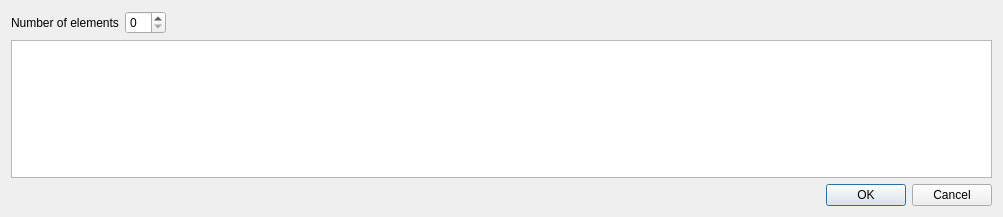
<?xml version="1.0" encoding="UTF-8"?>
<ui version="4.0">
 <class>EditTableDialog</class>
 <widget class="QDialog" name="EditTableDialog">
  <property name="geometry">
   <rect>
    <x>0</x>
    <y>0</y>
    <width>1003</width>
    <height>217</height>
   </rect>
  </property>
  <property name="windowTitle">
   <string>Change table conversion</string>
  </property>
  <layout class="QVBoxLayout" name="verticalLayout">
   <item>
    <layout class="QHBoxLayout" name="horizontalLayout">
     <item>
      <widget class="QLabel" name="label">
       <property name="text">
        <string>Number of elements</string>
       </property>
      </widget>
     </item>
     <item>
      <widget class="QSpinBox" name="SizeSinBox"/>
     </item>
     <item>
      <spacer name="horizontalSpacer">
       <property name="orientation">
        <enum>Qt::Horizontal</enum>
       </property>
       <property name="sizeHint" stdset="0">
        <size>
         <width>40</width>
         <height>20</height>
        </size>
       </property>
      </spacer>
     </item>
    </layout>
   </item>
   <item>
    <widget class="QTableView" name="ValuesTableView"/>
   </item>
   <item>
    <spacer name="verticalSpacer">
     <property name="orientation">
      <enum>Qt::Vertical</enum>
     </property>
     <property name="sizeHint" stdset="0">
      <size>
       <width>20</width>
       <height>40</height>
      </size>
     </property>
    </spacer>
   </item>
   <item>
    <widget class="QDialogButtonBox" name="buttonBox">
     <property name="orientation">
      <enum>Qt::Horizontal</enum>
     </property>
     <property name="standardButtons">
      <set>QDialogButtonBox::Cancel|QDialogButtonBox::Ok</set>
     </property>
    </widget>
   </item>
  </layout>
 </widget>
 <resources/>
 <connections>
  <connection>
   <sender>buttonBox</sender>
   <signal>accepted()</signal>
   <receiver>EditTableDialog</receiver>
   <slot>accept()</slot>
   <hints>
    <hint type="sourcelabel">
     <x>248</x>
     <y>254</y>
    </hint>
    <hint type="destinationlabel">
     <x>157</x>
     <y>274</y>
    </hint>
   </hints>
  </connection>
  <connection>
   <sender>buttonBox</sender>
   <signal>rejected()</signal>
   <receiver>EditTableDialog</receiver>
   <slot>reject()</slot>
   <hints>
    <hint type="sourcelabel">
     <x>316</x>
     <y>260</y>
    </hint>
    <hint type="destinationlabel">
     <x>286</x>
     <y>274</y>
    </hint>
   </hints>
  </connection>
 </connections>
</ui>
